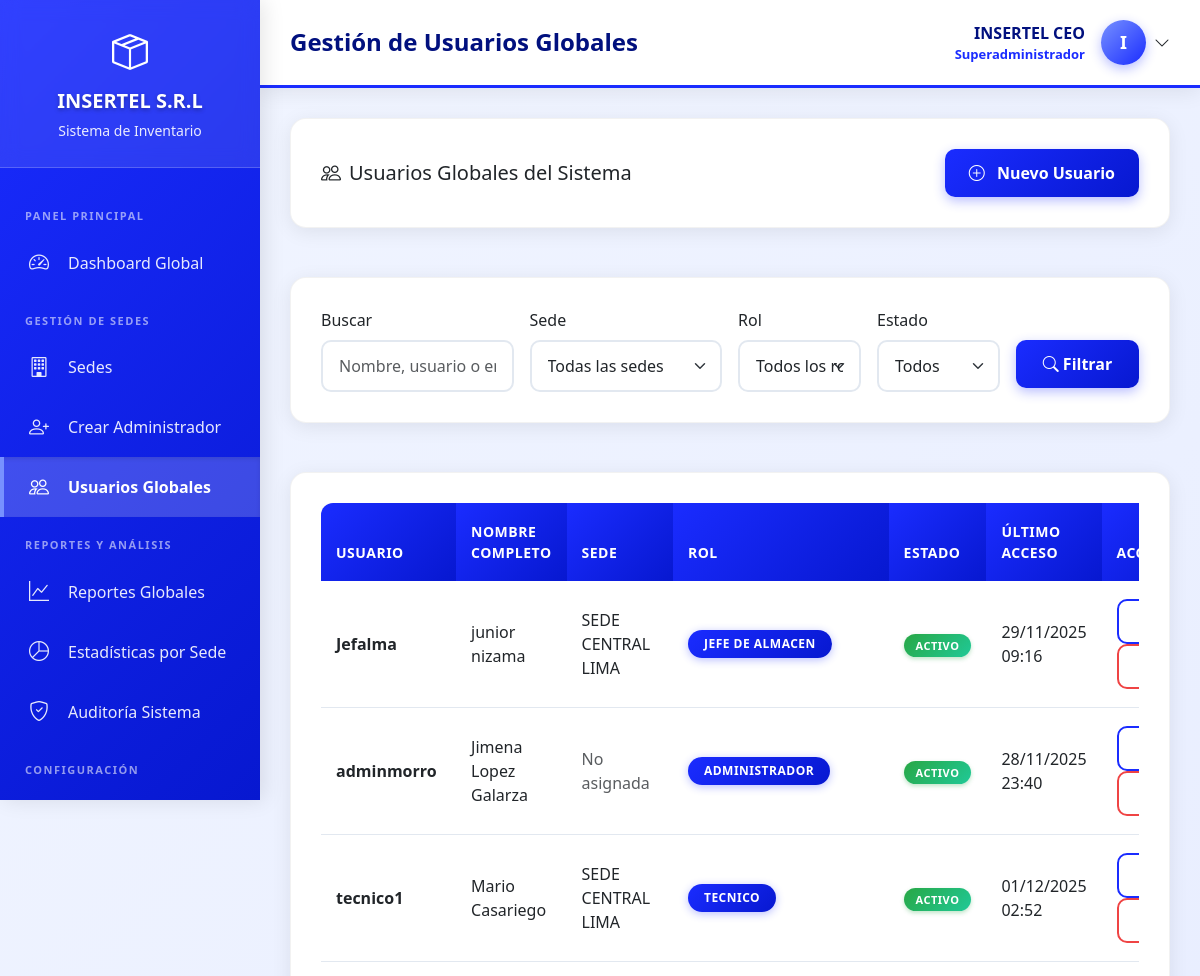
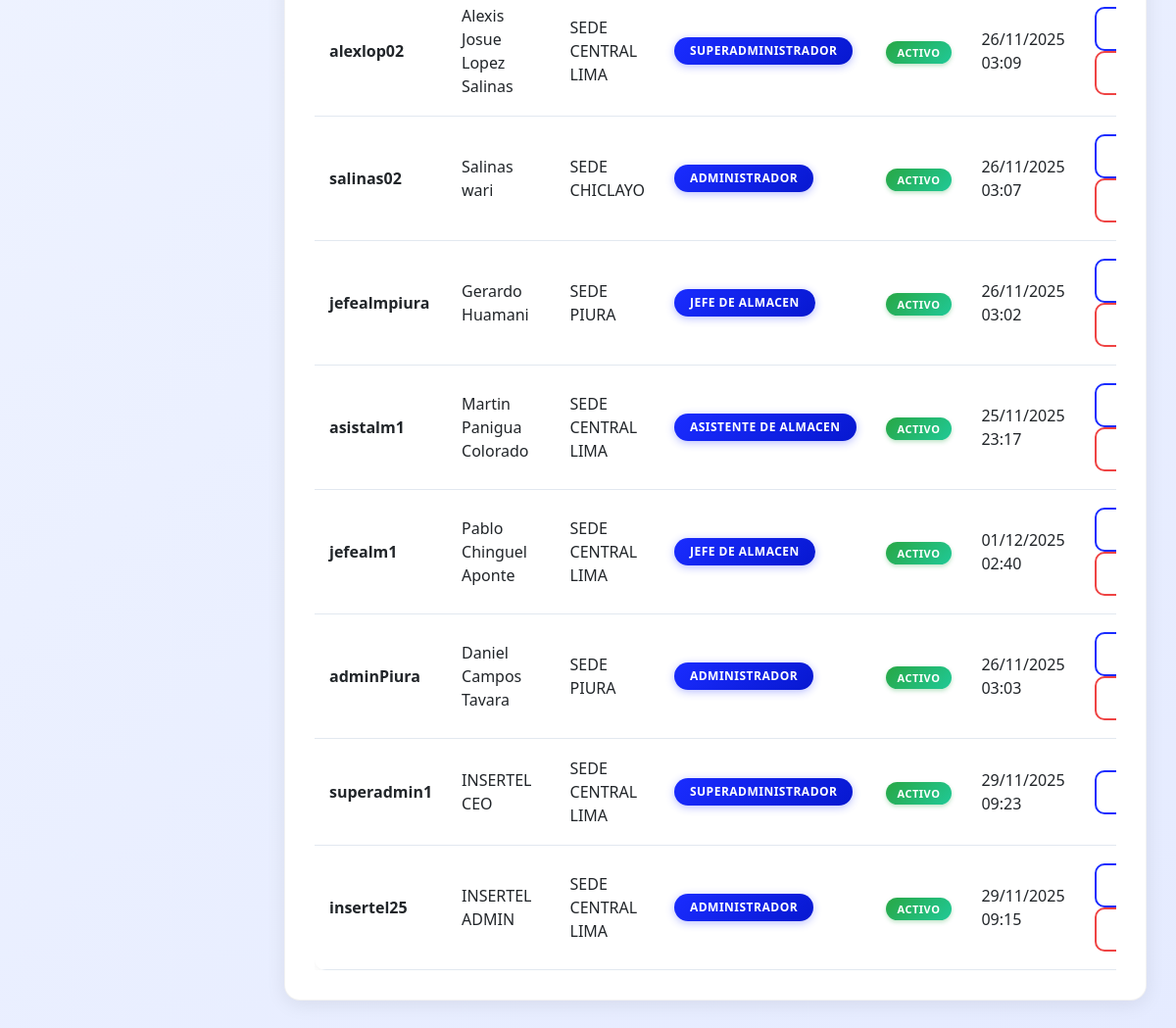
Screenshot of /views/superadmin/usuarios_globales.php (signed in) with the database file from the repository (2 pictures, top to bottom).
### tables this page shows
CREATE TABLE `configuracion_sistema` (
  `id` int(11) NOT NULL,
  `clave` varchar(100) NOT NULL,
  `valor` text DEFAULT NULL,
  `descripcion` varchar(255) DEFAULT NULL,
  `tipo` enum('texto','numero','boolean','json') DEFAULT 'texto',
  `categoria` varchar(50) DEFAULT 'general',
  `updated_at` timestamp NOT NULL DEFAULT current_timestamp() ON UPDATE current_timestamp()
);

CREATE TABLE `usuarios` (
  `id` int(11) NOT NULL,
  `username` varchar(50) NOT NULL,
  `password` varchar(255) NOT NULL,
  `nombre_completo` varchar(150) NOT NULL,
  `email` varchar(100) DEFAULT NULL,
  `telefono` varchar(20) DEFAULT NULL,
  `imagen_perfil` varchar(255) DEFAULT NULL,
  `rol_id` int(11) NOT NULL,
  `sede_id` int(11) DEFAULT NULL,
  `estado` enum('activo','inactivo') DEFAULT 'activo',
  `ultimo_acceso` datetime DEFAULT NULL,
  `created_at` timestamp NOT NULL DEFAULT current_timestamp(),
  `updated_at` timestamp NOT NULL DEFAULT current_timestamp() ON UPDATE current_timestamp()
);

CREATE TABLE `sedes` (
  `id` int(11) NOT NULL,
  `nombre` varchar(100) NOT NULL,
  `codigo` varchar(20) DEFAULT NULL,
  `direccion` varchar(255) DEFAULT NULL,
  `telefono` varchar(20) DEFAULT NULL,
  `email` varchar(100) DEFAULT NULL,
  `responsable_id` int(11) DEFAULT NULL,
  `estado` enum('activa','inactiva') DEFAULT 'activa',
  `created_at` timestamp NOT NULL DEFAULT current_timestamp(),
  `updated_at` timestamp NOT NULL DEFAULT current_timestamp() ON UPDATE current_timestamp()
);

CREATE TABLE `roles` (
  `id` int(11) NOT NULL,
  `nombre` varchar(50) NOT NULL,
  `descripcion` text DEFAULT NULL,
  `created_at` timestamp NOT NULL DEFAULT current_timestamp()
);

### config/functions.php (called while the page is built, shortened)
<?php
function obtenerNombreEmpresa()
{
    static $nombre_empresa = null;
    if ($nombre_empresa === null) {
        try {
            $database = new Database();
            $db = $database->getConnection();
            $stmt = $db->prepare("SELECT valor FROM configuracion_sistema WHERE clave = 'empresa_nombre' LIMIT 1");
            $stmt->execute();
            $result = $stmt->fetch(PDO::FETCH_ASSOC);
            $nombre_empresa = $result['valor'] ?? 'INSERTEL S.R.L.';
        } catch (Exception $e) {
            $nombre_empresa = 'INSERTEL S.R.L.';
        }
    }
    return $nombre_empresa;
}
function tieneRol($rol_id)
{
    return isset($_SESSION['rol_id']) && (int)$_SESSION['rol_id'] === (int)$rol_id;
}
function formatearFechaHora($fecha, $formato = 'd/m/Y H:i')
{
    $date = new DateTime($fecha);
    return $date->format($formato);
}
function getBadgeEstado($estado)
{
    $badges = [
        'activo' => 'success text-white badge-activo-override',
        'inactivo' => 'danger text-white badge-inactivo-override',
        'pendiente' => 'warning text-dark',
        'aprobada' => 'info text-white',
        'rechazada' => 'danger text-white',
        'completada' => 'success text-white'
    ];
    return $badges[$estado] ?? 'secondary text-white';
}

### models/User.php (called while the page is built, shortened)
<?php
class User
{
    private $conn;
    private $table_name = "usuarios";
    public function __construct($db)
    {
        $this->conn = $db;
    }
    public function obtenerTodosGlobales($filtros = [])
    {
        $where = ["1=1"];
        $params = [];
        $query = "SELECT u.*, r.nombre as rol_nombre, s.nombre as sede_nombre
                  FROM " . $this->table_name . " u
                  LEFT JOIN roles r ON u.rol_id = r.id
                  LEFT JOIN sedes s ON u.sede_id = s.id
                  WHERE " . implode(' AND ', $where) . "
                  ORDER BY u.created_at DESC";
        $stmt = $this->conn->prepare($query);
        $stmt->execute();
        return $stmt->fetchAll(PDO::FETCH_ASSOC);
    }
}

### views/superadmin/usuarios_globales.php (the view, shortened to what this page needs)
<?php
require_once '../../config/functions.php';
require_once '../../models/User.php';
$database = new Database();
$db = $database->getConnection();
$userModel = new User($db);
$filtros = [];
$usuarios = $userModel->obtenerTodosGlobales($filtros);
$page_title = "Gestión de Usuarios Globales";
include '../layouts/header.php';
?>
<div class="row mb-4">
    <div class="col-12">
        <div class="content-card">
            <div class="d-flex justify-content-between align-items-center">
                <h5 class="mb-0"><i class="bi bi-people me-2"></i>Usuarios Globales del Sistema</h5>
                <button type="button" class="btn btn-primary" data-bs-toggle="modal" data-bs-target="#modalNuevoUsuario">
                    <i class="bi bi-plus-circle me-2"></i> Nuevo Usuario
                </button>
            </div>
        </div>
    </div>
</div>
<div class="row mb-4">
    <div class="col-12">
        <div class="content-card">
            <form method="GET" class="row g-3">
                <div class="col-md-3">
                    <label class="form-label">Buscar</label>
                    <input type="text" name="buscar" class="form-control" placeholder="Nombre, usuario o email..." value="<?php echo $_GET['buscar'] ?? ''; ?>">
                </div>
                <div class="col-md-3">
                    <label class="form-label">Sede</label>
                    <select name="sede_id" class="form-select">
                        <option value="">Todas las sedes</option>
                    </select>
                </div>
                <div class="col-md-2">
                    <label class="form-label">Rol</label>
                    <select name="rol_id" class="form-select">
                        <option value="">Todos los roles</option>
                    </select>
                </div>
                <div class="col-md-2">
                    <label class="form-label">Estado</label>
                    <select name="estado" class="form-select">
                        <option value="">Todos</option>
                    </select>
                </div>
                <div class="col-md-2">
                    <label class="form-label">&nbsp;</label>
                    <div class="d-grid gap-2"><button type="submit" class="btn btn-primary"><i class="bi bi-search"></i> Filtrar</button></div>
                </div>
            </form>
        </div>
    </div>
</div>
<div class="row">
    <div class="col-12">
        <div class="content-card">
            <div class="table-responsive">
                <table class="table table-hover">
                    <thead>
                        <tr>
                            <th>Usuario</th>
                            <th>Nombre Completo</th>
                            <th>Sede</th>
                            <th>Rol</th>
                            <th>Estado</th>
                            <th>Último Acceso</th>
                            <th>Acciones</th>
                        </tr>
                    </thead>
                    <tbody>
                        <?php if (empty($usuarios)): ?>
                        <tr><td colspan="7" class="text-center text-muted py-4">No se encontraron usuarios</td></tr>
                        <?php else: ?>
                            <?php foreach ($usuarios as $usuario): ?>
                            <tr>
                                <td><strong><?php echo $usuario['username']; ?></strong></td>
                                <td><?php echo $usuario['nombre_completo']; ?></td>
                                <td><?php echo $usuario['sede_nombre'] ?? '<span class="text-muted">No asignada</span>'; ?></td>
                                <td><span class="badge bg-primary"><?php echo $usuario['rol_nombre']; ?></span></td>
                                <td><span class="badge bg-<?php echo getBadgeEstado($usuario['estado']); ?>"><?php echo ucfirst($usuario['estado']); ?></span></td>
                                <td><?php echo $usuario['ultimo_acceso'] ? formatearFechaHora($usuario['ultimo_acceso']) : 'Nunca'; ?></td>
                                <td>
                                    <button type="button" class="btn btn-sm btn-outline-primary me-1" onclick="editarUsuario(<?php echo htmlspecialchars(json_encode($usuario)); ?>)">
                                    </button>
                                    <?php if ($usuario['id'] != $_SESSION['usuario_id']): ?>
                                    <button type="button" class="btn btn-sm btn-outline-danger" onclick="confirmarEliminar(<?php echo $usuario['id']; ?>, '<?php echo addslashes($usuario['username']); ?>')">
                                    </button>
                                    <?php endif; ?>
                                </td>
                            </tr>
                            <?php endforeach; ?>
                        <?php endif; ?>
                    </tbody>
                </table>
            </div>
        </div>
    </div>
</div>
<?php include '../layouts/footer.php'; ?>

### views/layouts/header.php (shortened to what this page needs)
<?php
$nombre_empresa = obtenerNombreEmpresa();
?>
<!DOCTYPE html>
<html lang="es">
<head>
    <link href="https://cdn.jsdelivr.net/npm/bootstrap@5.3.0/dist/css/bootstrap.min.css" rel="stylesheet">
    <link rel="stylesheet" href="https://cdn.jsdelivr.net/npm/bootstrap-icons@1.11.0/font/bootstrap-icons.css">
</head>
<body>
    <div class="sidebar">
        <div class="sidebar-header">
            <i class="bi bi-box-seam" style="font-size: 36px;"></i>
            <h4><?php echo $nombre_empresa; ?></h4>
            <small>Sistema de Inventario</small>
        </div>
        <div class="sidebar-menu">
            <?php
            if (tieneRol(ROL_SUPERADMIN)) {
                include 'menu_superadmin.php';
            } elseif (tieneRol(ROL_ADMINISTRADOR)) {
                include 'menu_admin.php';
            } elseif (tieneRol(ROL_JEFE_ALMACEN)) {
                include 'menu_jefe.php';
            } elseif (tieneRol(ROL_ASISTENTE_ALMACEN)) {
                include 'menu_asistente.php';
            } elseif (tieneRol(ROL_TECNICO)) {
                include 'menu_tecnico.php';
            }
            ?>
        </div>
    </div>
    <div class="main-content">
        <div class="topbar">
            <h5><?php echo $page_title ?? 'Dashboard'; ?></h5>
            <div class="user-info">
                <div class="dropdown">
                    <div class="d-flex align-items-center cursor-pointer" data-bs-toggle="dropdown" aria-expanded="false">
                        <div class="user-details me-3">
                            <div class="user-name"><?php echo $_SESSION['nombre_completo']; ?></div>
                            <div class="user-role"><?php echo $_SESSION['rol_nombre']; ?></div>
                        </div>
                        <div class="user-avatar">
                            <?php echo strtoupper(substr($_SESSION['nombre_completo'], 0, 1)); ?>
                        </div>
                        <i class="bi bi-chevron-down ms-2"></i>
                    </div>
                </div>
            </div>
        </div>
        <div class="content-area">

### rows the page displays
configuracion_sistema: valor "INSERTEL S.R.L"
usuarios: username "Jefalma", nombre_completo "junior nizama", sede.nombre "SEDE CENTRAL LIMA", rol.nombre "JEFE DE ALMACEN", estado "ACTIVO", ultimo_acceso "29/11/2025 09:16"
usuarios: username "adminmorro", nombre_completo "Jimena Lopez Galarza", sede_nombre "No asignada", rol.nombre "ADMINISTRADOR", estado "ACTIVO", ultimo_acceso "28/11/2025 23:40"
usuarios: username "tecnico1", nombre_completo "Mario Casariego", sede.nombre "SEDE CENTRAL LIMA", rol.nombre "TECNICO", estado "ACTIVO", ultimo_acceso "01/12/2025 02:52"
usuarios: username "alexlop02", nombre_completo "Alexis Josue Lopez Salinas", sede.nombre "SEDE CENTRAL LIMA", rol.nombre "SUPERADMINISTRADOR", estado "ACTIVO", ultimo_acceso "26/11/2025 03:09"
usuarios: username "salinas02", nombre_completo "Salinas wari", sede.nombre "SEDE CHICLAYO", rol.nombre "ADMINISTRADOR", estado "ACTIVO", ultimo_acceso "26/11/2025 03:07"
usuarios: username "jefealmpiura", nombre_completo "Gerardo Huamani", sede.nombre "SEDE PIURA", rol.nombre "JEFE DE ALMACEN", estado "ACTIVO", ultimo_acceso "26/11/2025 03:02"
usuarios: username "asistalm1", nombre_completo "Martin Panigua Colorado", sede.nombre "SEDE CENTRAL LIMA", rol.nombre "ASISTENTE DE ALMACEN", estado "ACTIVO", ultimo_acceso "25/11/2025 23:17"
usuarios: username "jefealm1", nombre_completo "Pablo Chinguel Aponte", sede.nombre "SEDE CENTRAL LIMA", rol.nombre "JEFE DE ALMACEN", estado "ACTIVO", ultimo_acceso "01/12/2025 02:40"
usuarios: username "adminPiura", nombre_completo "Daniel Campos Tavara", sede.nombre "SEDE PIURA", rol.nombre "ADMINISTRADOR", estado "ACTIVO", ultimo_acceso "26/11/2025 03:03"
usuarios: username "superadmin1", nombre_completo "INSERTEL CEO", sede.nombre "SEDE CENTRAL LIMA", rol.nombre "SUPERADMINISTRADOR", estado "ACTIVO", ultimo_acceso "29/11/2025 09:23"
usuarios: username "insertel25", nombre_completo "INSERTEL ADMIN", sede.nombre "SEDE CENTRAL LIMA", rol.nombre "ADMINISTRADOR", estado "ACTIVO", ultimo_acceso "29/11/2025 09:15"

### other values shown
$page_title "Gestión de Usuarios Globales"
$_SESSION['nombre_completo'] "INSERTEL CEO"
$_SESSION['rol_nombre'] "Superadministrador"
substr($_SESSION['nombre_completo'], 0, 1) "I"
